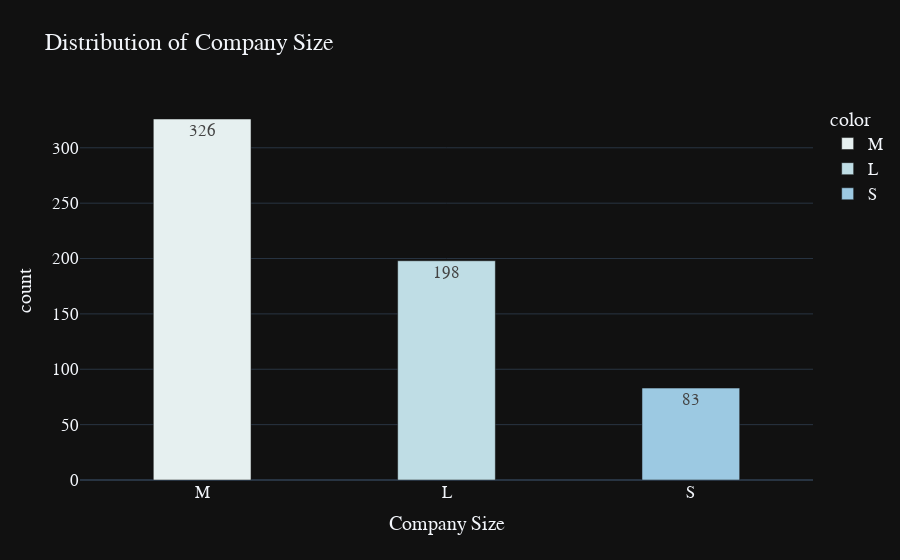

Notebook source saved alongside this figure:
### Markdown cell above
# 2.1.5 Company Size

### Code cell
grouped_size = df['company_size'].value_counts()

fig = px.bar(y=grouped_size.values, 
             x=grouped_size.index, 
             color = grouped_size.index,
             color_discrete_sequence=px.colors.sequential.dense,
             text=grouped_size.values,
             title= 'Distribution of Company Size',
             template= 'plotly_dark')

fig.update_traces(width=0.4)
fig.update_layout(
    xaxis_title="Company Size",
    yaxis_title="count",
    font = dict(size=17,family="Franklin Gothic"))
fig.show()

### Figure 1 — Plotly figure (JSON) as saved in the notebook; plotly's stock layout.template omitted (floating-point values rounded to 4 significant figures)
{"data": [{"alignmentgroup": "True", "hovertemplate": "color=M<br>x=%{x}<br>y=%{y}<br>text=%{text}<extra></extra>", "legendgroup": "M", "marker": {"color": "rgb(230, 240, 240)", "pattern": {"shape": ""}}, "name": "M", "offsetgroup": "M", "orientation": "v", "showlegend": true, "text": [326], "textposition": "auto", "type": "bar", "width": 0.4, "x": ["M"], "xaxis": "x", "y": [326], "yaxis": "y"}, {"alignmentgroup": "True", "hovertemplate": "color=L<br>x=%{x}<br>y=%{y}<br>text=%{text}<extra></extra>", "legendgroup": "L", "marker": {"color": "rgb(191, 221, 229)", "pattern": {"shape": ""}}, "name": "L", "offsetgroup": "L", "orientation": "v", "showlegend": true, "text": [198], "textposition": "auto", "type": "bar", "width": 0.4, "x": ["L"], "xaxis": "x", "y": [198], "yaxis": "y"}, {"alignmentgroup": "True", "hovertemplate": "color=S<br>x=%{x}<br>y=%{y}<br>text=%{text}<extra></extra>", "legendgroup": "S", "marker": {"color": "rgb(156, 201, 226)", "pattern": {"shape": ""}}, "name": "S", "offsetgroup": "S", "orientation": "v", "showlegend": true, "text": [83], "textposition": "auto", "type": "bar", "width": 0.4, "x": ["S"], "xaxis": "x", "y": [83], "yaxis": "y"}], "layout": {"barmode": "relative", "font": {"family": "Franklin Gothic", "size": 17}, "legend": {"title": {"text": "color"}, "tracegroupgap": 0}, "title": {"text": "Distribution of Company Size"}, "xaxis": {"anchor": "y", "domain": [0, 1], "title": {"text": "Company Size"}}, "yaxis": {"anchor": "x", "domain": [0, 1], "title": {"text": "count"}}}}
